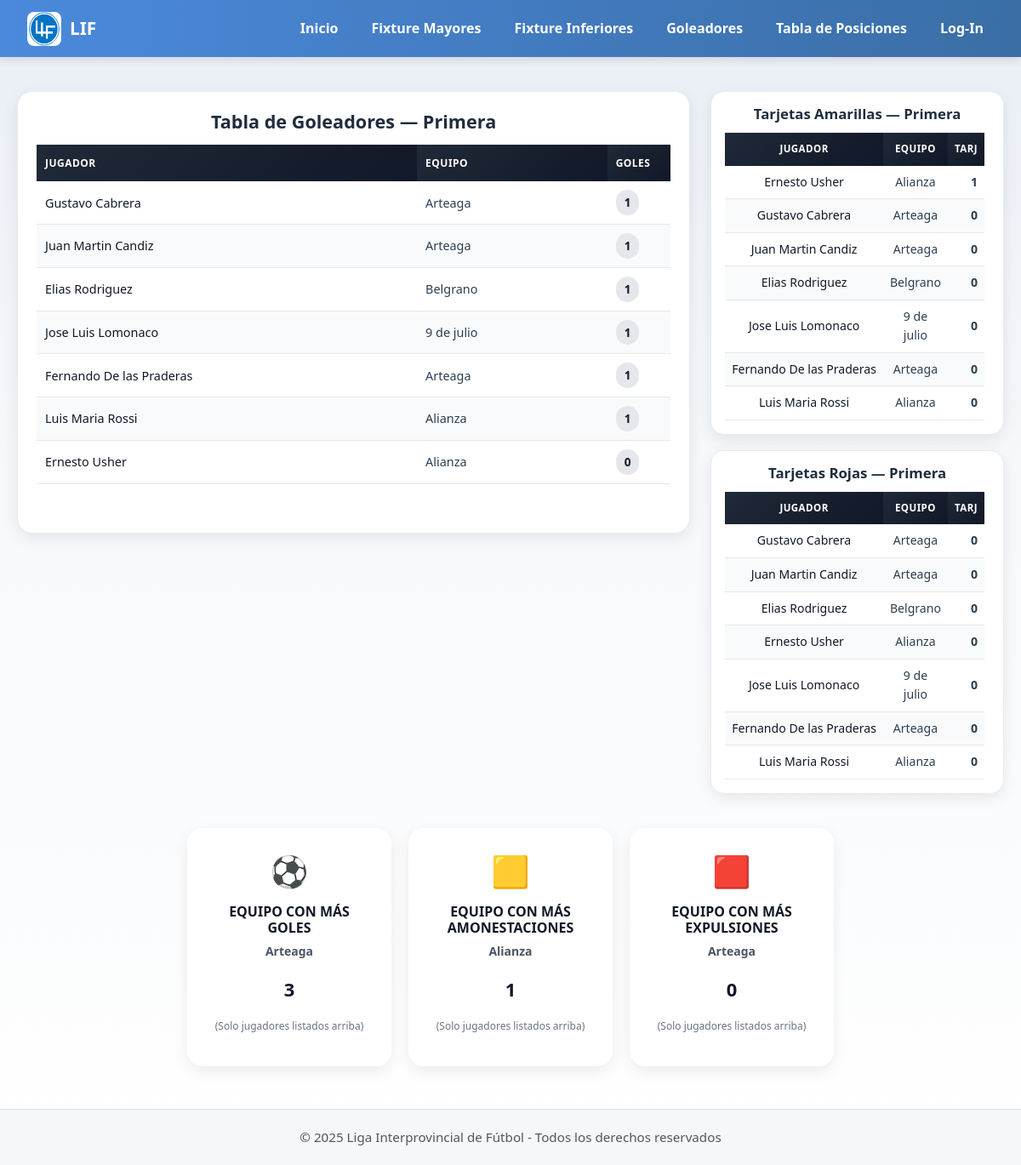
Screenshot of /goleadores/primera with the database file from the repository.
### app/models/models.py (models this page shows, shortened)
class Jugador(db.Model):
    __tablename__ = 'jugador'
    numero_carnet = db.Column(db.Integer, primary_key=True)
    nombre = db.Column(db.String(100), nullable=False)
    apellido = db.Column(db.String(100), nullable=False)
    fecha_nacimiento = db.Column(db.Date, nullable=True)
    club_id = db.Column(db.Integer, db.ForeignKey('club.id'), nullable=True)
    creado_en = db.Column(db.DateTime, default=datetime.datetime.utcnow, nullable=False)
    club = db.relationship('Club', backref='jugadores', lazy='joined')
    equipos = db.relationship('JugadorEquipo', back_populates='jugador', lazy='select', cascade='all, delete-orphan')
    estadisticas = db.relationship('EstadoJugadorPartido', back_populates='jugador', lazy='select', cascade='all, delete-orphan')
    __table_args__ = (
        UniqueConstraint('nombre', 'apellido', 'club_id', name='uq_jugador_nombre_apellido_club'),
    )

### app/routes/views.py (the view)
@views.route('/goleadores/<categoria>')
def mostrar_estadisticas(categoria):
    goles = consulta_estadistica(EstadoJugadorPartido.cant_goles, categoria, limite=15)
    amarillas = consulta_estadistica(EstadoJugadorPartido.tarjetas_amarillas, categoria, limite=10)
    rojas = consulta_estadistica(EstadoJugadorPartido.tarjetas_rojas, categoria, limite=10)
    estad = calcular_estadisticas(goles, amarillas, rojas)
    return render_template(
        'goleadores.html',
        categoria=categoria,
        goles=goles,
        amarillas=amarillas,
        rojas=rojas,
        stats=estad["stats"]   # 👈 AHORA SÍ EXISTE Y FUNCIONA
    )

### app/routes/views.py (called while the page is built)
def consulta_estadistica(columna, categoria, limite=15):
    return (
        db.session.query(
            Jugador.numero_carnet,
            Jugador.nombre,
            Jugador.apellido,
            Club.nombre.label("club_nombre"),
            func.sum(columna).label("total")
        )
        .join(EstadoJugadorPartido, EstadoJugadorPartido.id_jugador == Jugador.numero_carnet)
        .join(Partido, Partido.id == EstadoJugadorPartido.id_partido)
        .join(Club, Club.id == Jugador.club_id)
        .filter(func.lower(Partido.categoria) == categoria.lower())
        .group_by(
            Jugador.numero_carnet,
            Jugador.nombre,
            Jugador.apellido,
            Club.nombre
        )
        .order_by(func.sum(columna).desc())
        .limit(limite)
        .all()
    )

### app/templates/goleadores.html (shortened to what this page needs)
{% extends "base.html" %}
{% block content %}
<div class="main-grid">
    <div class="left-card">
        <h2>Tabla de Goleadores — {{ categoria.capitalize() }}</h2>
        <div class="table-goleadores-wrapper">
            <table class="table-goleadores">
                <thead>
                    <tr>
                        <th style="width:60%;">Jugador</th>
                        <th style="width:30%;">Equipo</th>
                        <th style="width:10%;">Goles</th>
                    </tr>
                </thead>
                <tbody>
                    {% for carnet, nombre, apellido, club_nombre, total in goles %}
                    <tr>
                        <td class="player-name">{{ nombre }} {{ apellido }}</td>
                        <td>{{ club_nombre }}</td>
                        <td><span class="badge-goals">{{ total }}</span></td>
                    </tr>
                    {% endfor %}
                </tbody>
            </table>
        </div>
    </div>
    <div class="right-column">
        <div class="card-panel">
            <h3>Tarjetas Amarillas — {{ categoria.capitalize() }}</h3>
            <div class="panel-scroll">
                <table class="panel-table">
                    <thead>
                        <tr>
                            <th>Jugador</th>
                            <th>Equipo</th>
                            <th style="text-align:right;">Tarj</th>
                        </tr>
                    </thead>
                    <tbody>
                        {% for carnet, nombre, apellido, club_nombre, total in amarillas %}
                        <tr>
                            <td class="player-name">{{ nombre }} {{ apellido }}</td>
                            <td>{{ club_nombre }}</td>
                            <td class="count">{{ total }}</td>
                        </tr>
                        {% endfor %}
                    </tbody>
                </table>
            </div>
        </div>
        <div class="card-panel">
            <h3>Tarjetas Rojas — {{ categoria.capitalize() }}</h3>
            <div class="panel-scroll">
                <table class="panel-table">
                    <thead>
                        <tr>
                            <th>Jugador</th>
                            <th>Equipo</th>
                            <th style="text-align:right;">Tarj</th>
                        </tr>
                    </thead>
                    <tbody>
                        {% for carnet, nombre, apellido, club_nombre, total in rojas %}
                        <tr>
                            <td class="player-name">{{ nombre }} {{ apellido }}</td>
                            <td>{{ club_nombre }}</td>
                            <td class="count">{{ total }}</td>
                        </tr>
                        {% endfor %}
                    </tbody>
                </table>
            </div>
        </div>
    </div>
</div>
<div class="stats-wrapper">
    {% for key, stat in stats.items() %}
    <div class="stat-card">
        <div class="stat-icon">{{ stat.icon }}</div>
        <h4 class="stat-title">{{ stat.titulo }}</h4>
        <p class="stat-team">{{ stat.equipo }}</p>
        <p class="stat-value">{{ stat.valor }}</p>
        <p class="stat-desc">{{ stat.descripcion }}</p>
    </div>
    {% endfor %}
</div>
{% endblock %}

### app/templates/base.html (style rules this page uses)
body { font-family: 'Poppins', 'Segoe UI', Arial, sans-serif; background: linear-gradient(180deg, #e9eef5 0%, #f6f8fb 40%, #ffffff 100%); margin: 0; padding: 0; color: #2c3e50; line-height: 1.6; }

### app/templates/goleadores.html (style rules this page uses)
.main-grid { max-width: 1300px; margin: 40px auto; display: grid; grid-template-columns: 2.4fr 1fr; gap: 24px; padding: 0 20px; align-items: start; }
.left-card { background: #ffffff; border-radius: 18px; padding: 22px; box-shadow: 0 6px 18px rgba(0,0,0,0.08); border: 1px solid #e6ebf2; min-height: 520px; display: flex; flex-direction: column; gap: 14px; }
.left-card h2 { margin: 0; font-size: 1.35rem; font-weight: 700; color: #1f2d3d; text-align: center; }
.table-goleadores-wrapper { flex: 1; }
.table-goleadores { width: 100%; border-collapse: collapse; table-layout: fixed; font-size: 0.9rem; }
.table-goleadores thead th { background: linear-gradient(135deg, #1f2937, #111827); color: #ffffff; padding: 12px 10px; font-size: 0.75rem; text-transform: uppercase; letter-spacing: 0.04em; text-align: left; }
.table-goleadores tbody tr { transition: background 0.2s ease; }
.table-goleadores tbody tr:nth-child(even) { background: #f9fafb; }
.table-goleadores td { padding: 10px 10px; border-bottom: 1px solid #e5e7eb; vertical-align: middle; }
.player-name { white-space: nowrap; overflow: hidden; text-overflow: ellipsis; font-weight: 500; color: #111827; }
.badge-goals { display: inline-block; background: #e5e7eb; padding: 4px 10px; border-radius: 999px; font-weight: 700; font-size: 0.85rem; color: #111827; text-align: center; }
.right-column { display: flex; flex-direction: column; gap: 18px; }
.card-panel { background: #ffffff; border-radius: 16px; padding: 16px; box-shadow: 0 6px 18px rgba(0,0,0,0.08); border: 1px solid #e6ebf2; display: flex; flex-direction: column; text-align: center; }
.card-panel h3 { margin-bottom: 12px; font-size: 1.05rem; font-weight: 700; color: #1f2d3d; }
.panel-scroll { overflow-y: auto; max-height: 360px; padding-right: 6px; flex: 1; }
.panel-table { width: 100%; border-collapse: collapse; font-size: 0.88rem; }
.panel-table thead th { background: linear-gradient(135deg, #1f2937, #111827); color: #ffffff; padding: 10px 8px; font-size: 0.72rem; text-transform: uppercase; letter-spacing: 0.04em; }
.panel-table tbody tr:nth-child(even) { background: #f9fafb; }
.panel-table td { padding: 8px; border-bottom: 1px solid #e5e7eb; }
.count { font-weight: 700; text-align: right; }
.stats-wrapper { display: flex; justify-content: center; flex-wrap: wrap; gap: 20px; margin-top: 25px; }
.stat-card { width: 240px; background: #ffffff; border-radius: 18px; padding: 22px; box-shadow: 0 6px 18px rgba(0,0,0,0.08); text-align: center; transition: transform 0.2s ease, box-shadow 0.2s ease; }
.stat-icon { font-size: 36px; margin-bottom: 10px; }
.stat-title { font-weight: 700; font-size: 16px; text-transform: uppercase; margin-bottom: 6px; color: #111827; }
.stat-team { font-size: 14px; color: #4b5563; font-weight: 600; }
.stat-value { font-size: 22px; font-weight: 800; color: #111827; margin-top: 6px; }
.stat-desc { font-size: 0.75rem; color: #6b7280; margin-top: 4px; }

### rows the page displays
Jugador: nombre "Gustavo", apellido "Cabrera", club_nombre "Arteaga", total "1", total "0"
Jugador: nombre "Juan Martin", apellido "Candiz", club_nombre "Arteaga", total "1", total "0"
Jugador: nombre "Elias", apellido "Rodriguez", club_nombre "Belgrano", total "1", total "0"
Jugador: nombre "Jose Luis", apellido "Lomonaco", club_nombre "9 de julio", total "1", total "0"
Jugador: nombre "Fernando", apellido "De las Praderas", club_nombre "Arteaga", total "1", total "0"
Jugador: nombre "Luis Maria", apellido "Rossi", club_nombre "Alianza", total "1", total "0"
Jugador: nombre "Ernesto", apellido "Usher", club_nombre "Alianza", total "0", total "1"

### other values shown
{{ categoria.capitalize() }} "Primera"
{{ stat.icon }} "⚽" "🟨" "🟥"
{{ stat.titulo }} "EQUIPO CON MÁS GOLES" "EQUIPO CON MÁS AMONESTACIONES" "EQUIPO CON MÁS EXPULSIONES"
{{ stat.equipo }} "Arteaga" "Alianza" "Arteaga"
{{ stat.valor }} "3" "1" "0"
{{ stat.descripcion }} "(Solo jugadores listados arriba)" "(Solo jugadores listados arriba)" "(Solo jugadores listados arriba)"
